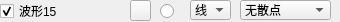
                   <widget class="QWidget" name="widget_15" native="true">
                    <property name="minimumSize">
                     <size>
                      <width>0</width>
                      <height>22</height>
                     </size>
                    </property>
                    <property name="maximumSize">
                     <size>
                      <width>16777215</width>
                      <height>22</height>
                     </size>
                    </property>
                    <widget class="QRadioButton" name="rdoBoldCurve15">
                     <property name="geometry">
                      <rect>
                       <x>160</x>
                       <y>3</y>
                       <width>16</width>
                       <height>16</height>
                      </rect>
                     </property>
                     <property name="text">
                      <string/>
                     </property>
                     <property name="checked">
                      <bool>false</bool>
                     </property>
                    </widget>
                    <widget class="QCheckBox" name="chkVisibleCurve15">
                     <property name="geometry">
                      <rect>
                       <x>0</x>
                       <y>3</y>
                       <width>125</width>
                       <height>16</height>
                      </rect>
                     </property>
                     <property name="text">
                      <string>波形15</string>
                     </property>
                     <property name="checked">
                      <bool>true</bool>
                     </property>
                    </widget>
                    <widget class="QPushButton" name="btnColourCurve15">
                     <property name="geometry">
                      <rect>
                       <x>130</x>
                       <y>0</y>
                       <width>21</width>
                       <height>21</height>
                      </rect>
                     </property>
                     <property name="text">
                      <string/>
                     </property>
                    </widget>
                    <widget class="QComboBox" name="cmbLineStyle15">
                     <property name="geometry">
                      <rect>
                       <x>190</x>
                       <y>0</y>
                       <width>41</width>
                       <height>20</height>
                      </rect>
                     </property>
                     <property name="currentIndex">
                      <number>1</number>
                     </property>
                     <item>
                      <property name="text">
                       <string>点</string>
                      </property>
                     </item>
                     <item>
                      <property name="text">
                       <string>线</string>
                      </property>
                     </item>
                     <item>
                      <property name="text">
                       <string>左</string>
                      </property>
                     </item>
                     <item>
                      <property name="text">
                       <string>右</string>
                      </property>
                     </item>
                     <item>
                      <property name="text">
                       <string>中</string>
                      </property>
                     </item>
                     <item>
                      <property name="text">
                       <string>积</string>
                      </property>
                     </item>
                    </widget>
                    <widget class="QComboBox" name="cmbScatterStyle15">
                     <property name="geometry">
                      <rect>
                       <x>240</x>
                       <y>0</y>
                       <width>91</width>
                       <height>20</height>
                      </rect>
                     </property>
                     <property name="focusPolicy">
                      <enum>Qt::WheelFocus</enum>
                     </property>
                     <property name="maxVisibleItems">
                      <number>20</number>
                     </property>
                     <item>
                      <property name="text">
                       <string>无散点</string>
                      </property>
                      <property name="icon">
                       <iconset resource="res.qrc">
                        <normaloff>:/pic/ssNone.png</normaloff>:/pic/ssNone.png</iconset>
                      </property>
                     </item>
                     <item>
                      <property name="text">
                       <string>x形</string>
                      </property>
                      <property name="icon">
                       <iconset resource="res.qrc">
                        <normaloff>:/pic/ssCross.png</normaloff>:/pic/ssCross.png</iconset>
                      </property>
                     </item>
                     <item>
                      <property name="text">
                       <string>+形</string>
                      </property>
                      <property name="icon">
                       <iconset resource="res.qrc">
                        <normaloff>:/pic/ssPlus.png</normaloff>:/pic/ssPlus.png</iconset>
                      </property>
                     </item>
                     <item>
                      <property name="text">
                       <string>空心圆</string>
                      </property>
                      <property name="icon">
                       <iconset resource="res.qrc">
                        <normaloff>:/pic/ssCircle.png</normaloff>:/pic/ssCircle.png</iconset>
                      </property>
                     </item>
                     <item>
                      <property name="text">
                       <string>实心圆</string>
                      </property>
                      <property name="icon">
                       <iconset resource="res.qrc">
                        <normaloff>:/pic/ssDisc.png</normaloff>:/pic/ssDisc.png</iconset>
                      </property>
                     </item>
                     <item>
                      <property name="text">
                       <string>矩形</string>
                      </property>
                      <property name="icon">
                       <iconset resource="res.qrc">
                        <normaloff>:/pic/ssSquare.png</normaloff>:/pic/ssSquare.png</iconset>
                      </property>
                     </item>
                     <item>
                      <property name="text">
                       <string>菱形</string>
                      </property>
                      <property name="icon">
                       <iconset resource="res.qrc">
                        <normaloff>:/pic/ssDiamond.png</normaloff>:/pic/ssDiamond.png</iconset>
                      </property>
                     </item>
                     <item>
                      <property name="text">
                       <string>星形</string>
                      </property>
                      <property name="icon">
                       <iconset resource="res.qrc">
                        <normaloff>:/pic/ssStar.png</normaloff>:/pic/ssStar.png</iconset>
                      </property>
                     </item>
                     <item>
                      <property name="text">
                       <string>正三角</string>
                      </property>
                      <property name="icon">
                       <iconset resource="res.qrc">
                        <normaloff>:/pic/ssTriangle.png</normaloff>:/pic/ssTriangle.png</iconset>
                      </property>
                     </item>
                     <item>
                      <property name="text">
                       <string>倒三角</string>
                      </property>
                      <property name="icon">
                       <iconset resource="res.qrc">
                        <normaloff>:/pic/ssTriangleInverted.png</normaloff>:/pic/ssTriangleInverted.png</iconset>
                      </property>
                     </item>
                     <item>
                      <property name="text">
                       <string>x框</string>
                      </property>
                      <property name="icon">
                       <iconset resource="res.qrc">
                        <normaloff>:/pic/ssCrossSquare.png</normaloff>:/pic/ssCrossSquare.png</iconset>
                      </property>
                     </item>
                     <item>
                      <property name="text">
                       <string>+框</string>
                      </property>
                      <property name="icon">
                       <iconset resource="res.qrc">
                        <normaloff>:/pic/ssPlusSquare.png</normaloff>:/pic/ssPlusSquare.png</iconset>
                      </property>
                     </item>
                     <item>
                      <property name="text">
                       <string>x圆</string>
                      </property>
                      <property name="icon">
                       <iconset resource="res.qrc">
                        <normaloff>:/pic/ssCrossCircle.png</normaloff>:/pic/ssCrossCircle.png</iconset>
                      </property>
                     </item>
                     <item>
                      <property name="text">
                       <string>+圆</string>
                      </property>
                      <property name="icon">
                       <iconset resource="res.qrc">
                        <normaloff>:/pic/ssPlusCircle.png</normaloff>:/pic/ssPlusCircle.png</iconset>
                      </property>
                     </item>
                     <item>
                      <property name="text">
                       <string>和平</string>
                      </property>
                      <property name="icon">
                       <iconset resource="res.qrc">
                        <normaloff>:/pic/ssPeace.png</normaloff>:/pic/ssPeace.png</iconset>
                      </property>
                     </item>
                    </widget>
                   </widget>
